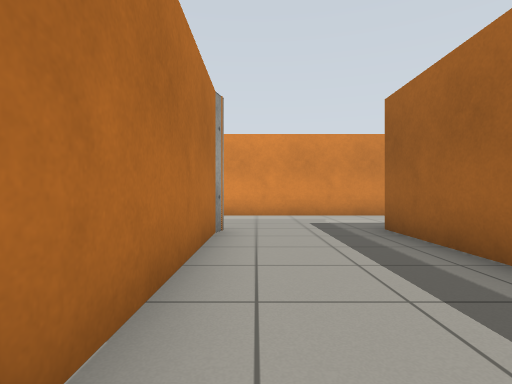
[1] (above)

21 first-person views from a walk through a Gazebo world. The camera is 0.72 m above the floor, looks level and sees 80° across. The floor is counted in squares, 1 m on a side. Each view is taken from the middle of a square. On the plan, view 1 faces up. The plan holds only what a view shows up to about 10 squares ahead; the rest is blank.

[2]
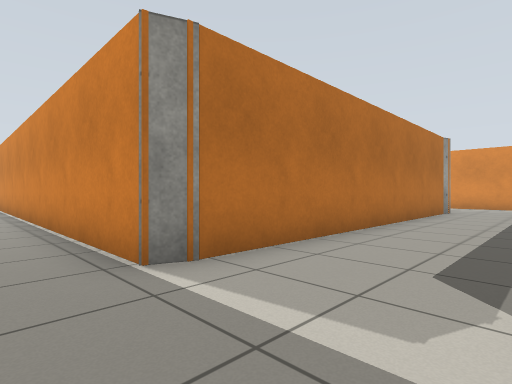

[3]
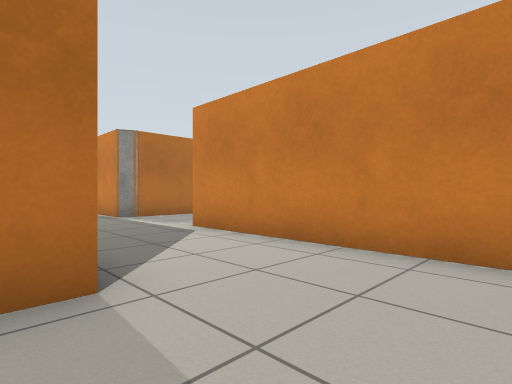

[4]
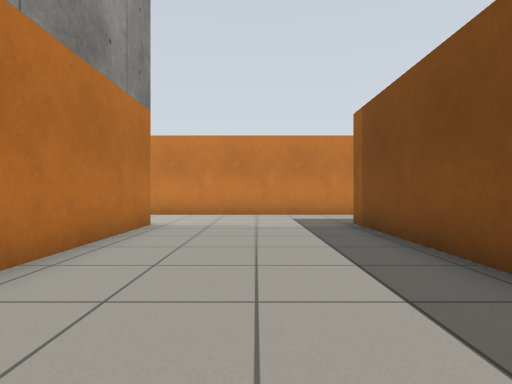

[5]
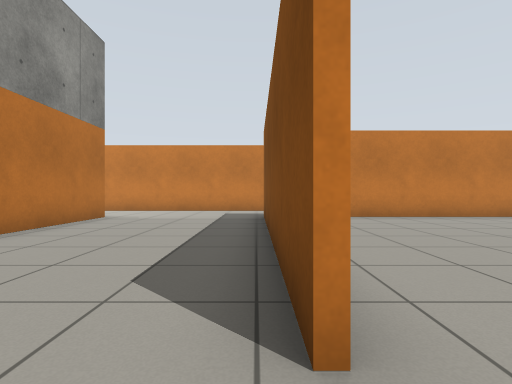

[6]
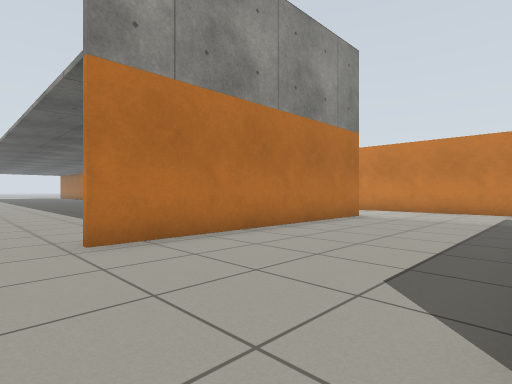

[7]
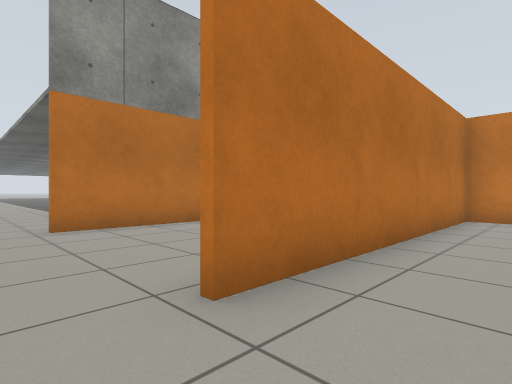

[8]
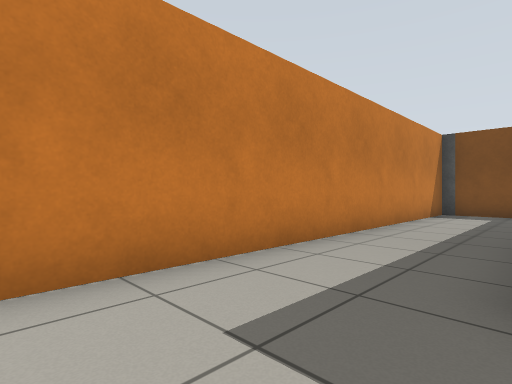

[9]
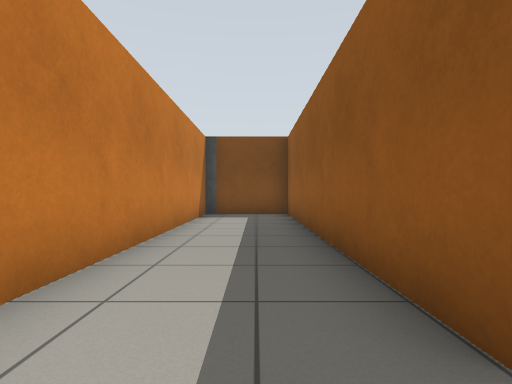

[10]
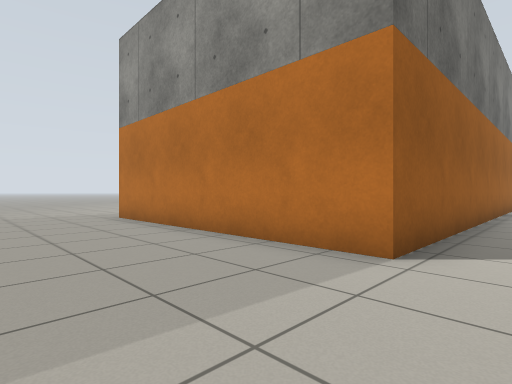

[11]
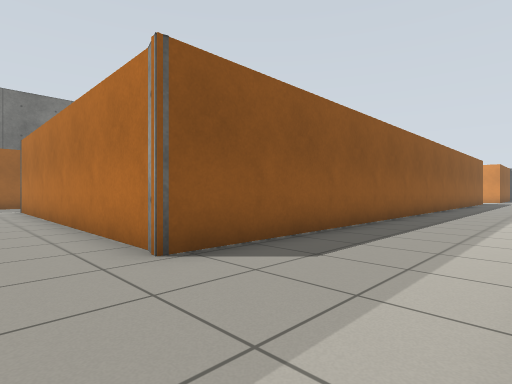

[12]
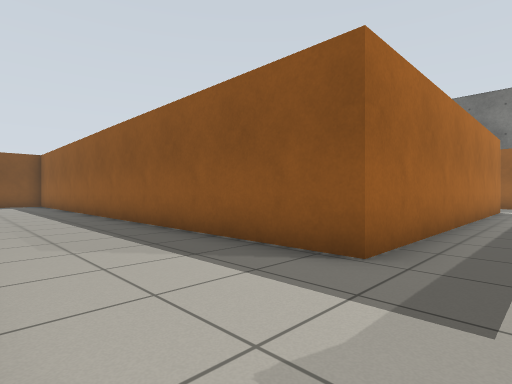

[13]
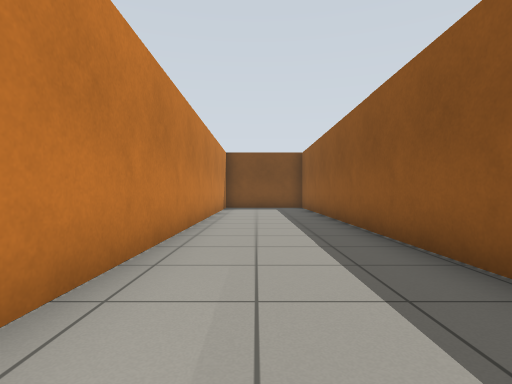

[14]
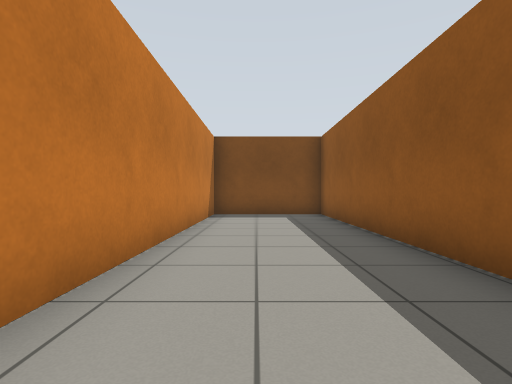

[15]
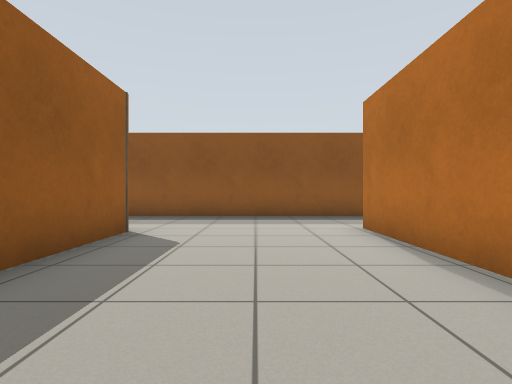

[16]
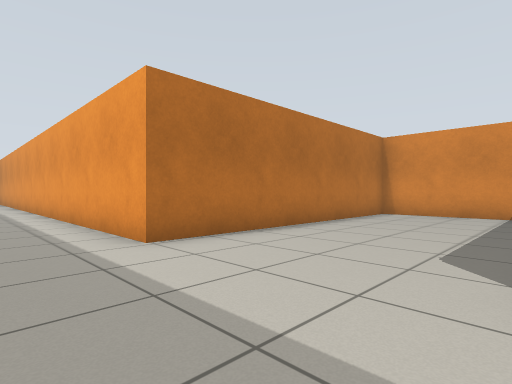

[17]
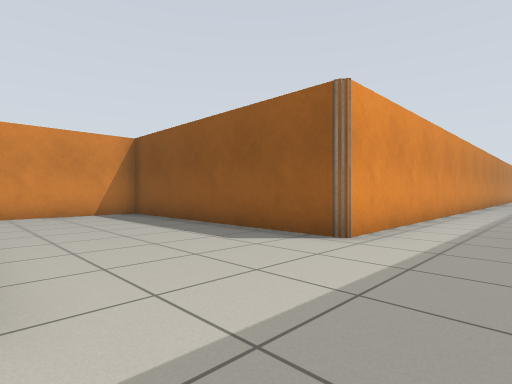

[18]
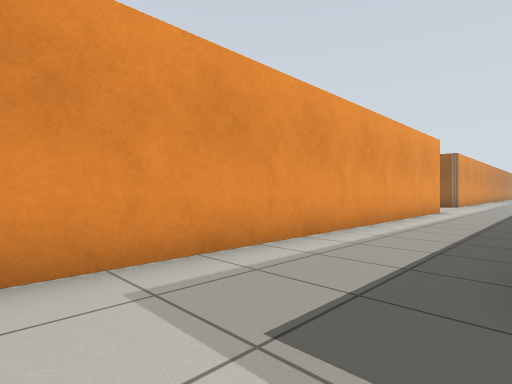

[19]
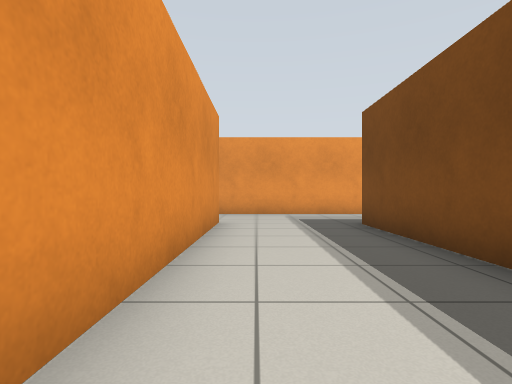

[20]
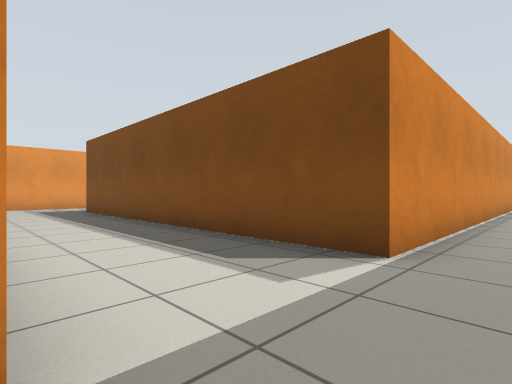

[21]
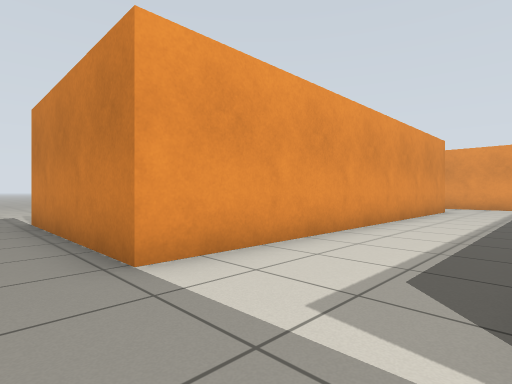

### Floor plan
Points are (right, up) in squares from view 1. A wall is a line through its corners. A room is listed if a view was taken in it or the views show most of it. See-through windows are left out.
Room 1 (views 1, 2, 3, 4, 5, 6, 8, 9, 10, 11, 12, 13, 14, 15, 16, 17, 18, 19, 20, 21)
walls: (-0.7, 5.9) (-0.7, -4.7); (-0.7, -4.1) (-0.9, -4.7) (-20.6, -4.7) (-20.6, 5.9); (2.5, -3.7) (2.5, 5.9) (18.8, 5.9) (18.8, 9.3) (6.5, 9.3); (-3.9, -7.3) (5.7, -7.3) (5.7, -14.9); (4, 9.3) (-6.7, 9.3) (-6.7, 17) (-11.1, 17) (-11.1, 8.9) (-24.2, 8.9); (-12.3, 5.9) (-0.6, 5.9) (-0.7, 5.3); (10.2, -14.9) (10.2, -7) (18.8, -7) (18.8, -4.4) (2.5, -4.4); (-23.9, 6.1) (-23.9, -4.7) (-29.1, -4.7)
ways out: opening at (10, -15.5) to room 2; opening at (6, -15.5)
Room 2 (view 7)
walls: (17.5, -7.2) (12.8, -7.2); (11.2, -7.2) (10.4, -7.2) (10.4, -14.9)
ways out: opening at (10, -15.5) to room 1

Positions as (right, up) in squares from view 1, and headings:
1: (0, 0), facing up
2: (2, -6), facing up-left
3: (8, -8), facing up-left
4: (8, -14), facing up
5: (10, -16), facing up
6: (10, -16), facing up-left
7: (12, -16), facing up-left
8: (8, -7), facing up-right
9: (9, -6), facing right
10: (9, -6), facing down-left
11: (1, 9), facing down-left
12: (1, 9), facing down-right
13: (5, 8), facing right
14: (9, 8), facing right
15: (-9, 15), facing down
16: (-7, 7), facing up-left
17: (-11, 7), facing up-right
18: (-23, 6), facing up-right
19: (-23, -1), facing up
20: (-24, -6), facing up-right
21: (-21, -6), facing up-left
